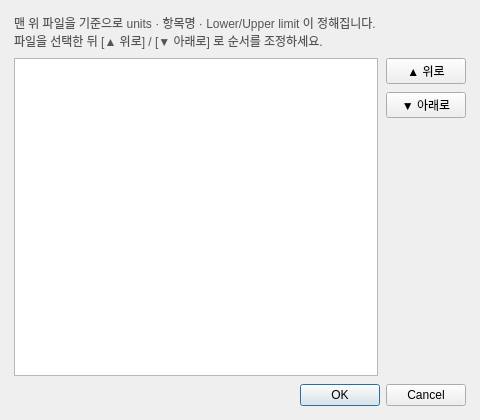
<?xml version="1.0" encoding="UTF-8"?>
<ui version="4.0">
 <class>FileOrderDialog</class>
 <widget class="QDialog" name="FileOrderDialog">
  <property name="geometry">
   <rect>
    <x>0</x>
    <y>0</y>
    <width>480</width>
    <height>420</height>
   </rect>
  </property>
  <property name="windowTitle">
   <string>파일 순서 정하기</string>
  </property>
  <layout class="QVBoxLayout" name="verticalLayout">
   <property name="leftMargin"><number>14</number></property>
   <property name="topMargin"><number>14</number></property>
   <property name="rightMargin"><number>14</number></property>
   <property name="bottomMargin"><number>14</number></property>
   <property name="spacing"><number>8</number></property>
   <item>
    <widget class="QLabel" name="lbl_info">
     <property name="text">
      <string>맨 위 파일을 기준으로 units · 항목명 · Lower/Upper limit 이 정해집니다.
파일을 선택한 뒤 [▲ 위로] / [▼ 아래로] 로 순서를 조정하세요.</string>
     </property>
     <property name="wordWrap"><bool>true</bool></property>
     <property name="styleSheet"><string notr="true">color: #555;</string></property>
    </widget>
   </item>
   <item>
    <layout class="QHBoxLayout" name="horizontalLayout_order">
     <item>
      <widget class="QListWidget" name="list_order">
       <property name="selectionMode">
        <enum>QAbstractItemView::SingleSelection</enum>
       </property>
      </widget>
     </item>
     <item>
      <layout class="QVBoxLayout" name="vbox_btns">
       <item>
        <widget class="QPushButton" name="btn_up">
         <property name="text"><string>▲ 위로</string></property>
        </widget>
       </item>
       <item>
        <widget class="QPushButton" name="btn_down">
         <property name="text"><string>▼ 아래로</string></property>
        </widget>
       </item>
       <item>
        <spacer name="spacer_btns">
         <property name="orientation"><enum>Qt::Vertical</enum></property>
         <property name="sizeHint" stdset="0">
          <size><width>20</width><height>40</height></size>
         </property>
        </spacer>
       </item>
      </layout>
     </item>
    </layout>
   </item>
   <item>
    <widget class="QDialogButtonBox" name="buttonBox">
     <property name="standardButtons">
      <set>QDialogButtonBox::Cancel|QDialogButtonBox::Ok</set>
     </property>
    </widget>
   </item>
  </layout>
 </widget>
 <resources/>
 <connections/>
</ui>
